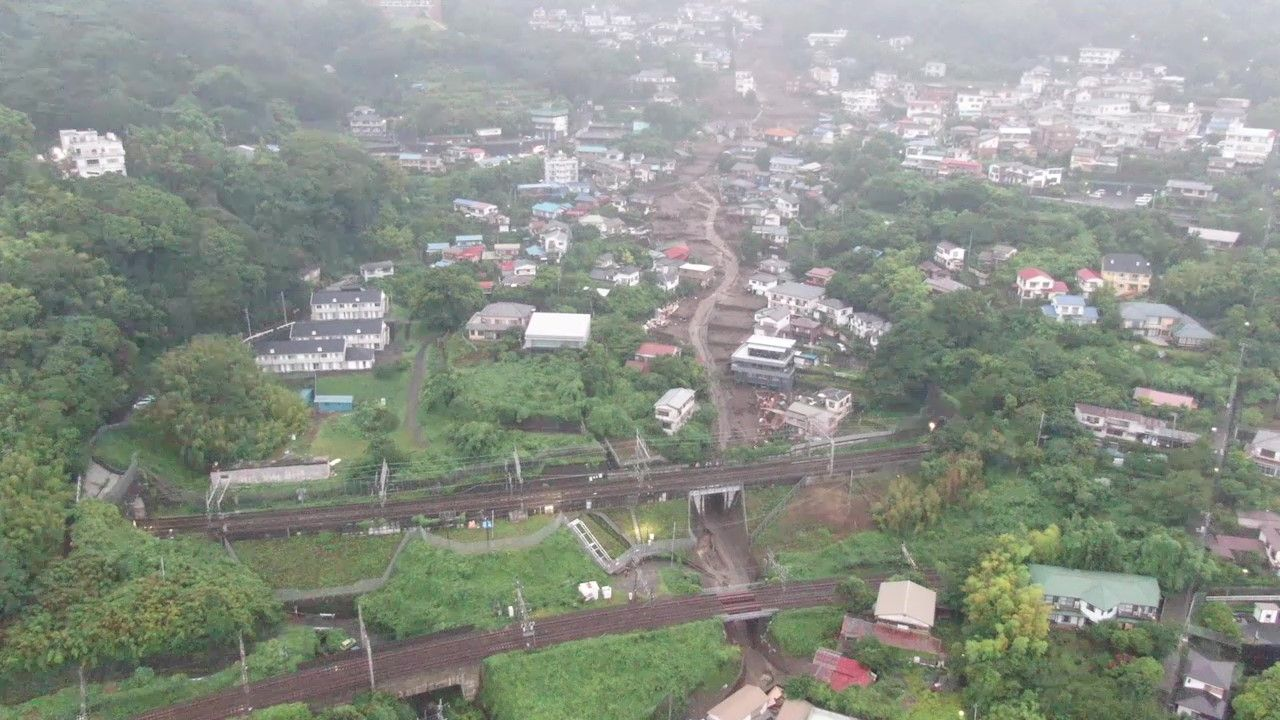
#> input picture 20210704_02_0208.jpg, 1280 x 720 px
$ python homography.py
#> lines starting #> are read from the running program, lines starting #| are printed output that depends on the picture
import cv2
import numpy as np
from matplotlib import pyplot as plt

img = cv2.imread('20210704_02_0208.jpg') #鳥瞰視点画像
#> img is the input picture: shape (720, 1280, 3); mean B, G, R 135.9, 145.3, 139.4

# 変換前後の対応点を設定
p_original = np.float32([[739,600], [345,294], [779,132], [1114,202]]) #鳥瞰視点画像の4点
p_trans = np.float32([[677, 508], [347, 597], [163, 122], [522, 84]]) #直下視画像の4点

# 変換マトリクスと射影変換
M, mask = cv2.findHomography(p_original, p_trans, cv2.RANSAC) #0:すべてのポイントを使用する通常の方法、RANSAC：RANSACベースの堅牢な方法、LMEDS：最小中央値のロバストな方法
i_trans = cv2.warpPerspective(img, M, (1280, 720)) #サイズ指定
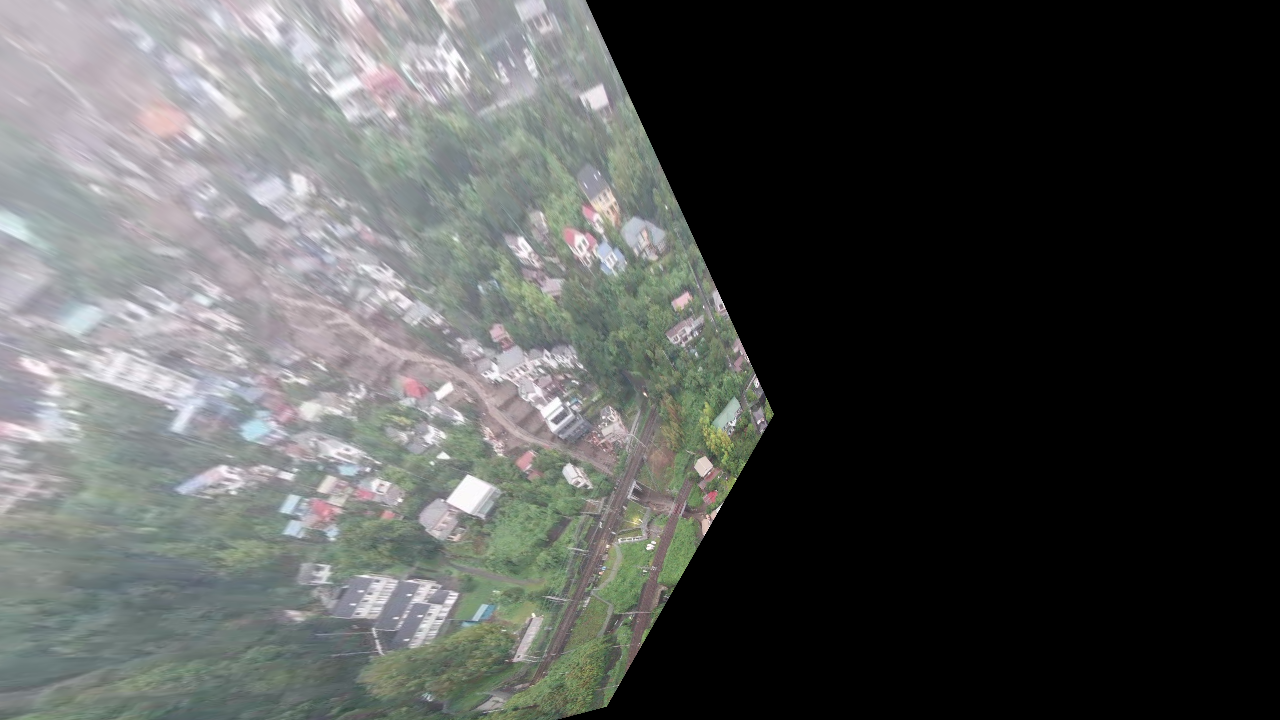
#> i_trans: shape (720, 1280, 3); mean B, G, R 81.4, 82.7, 80.7

cv2.imwrite("result.jpg", i_trans)
cv2.imshow("result", i_trans)
cv2.waitKey(0)
cv2.destroyAllWindows()

$ run again, with 20210705_02_0000.jpg copied over 20210704_02_0208.jpg
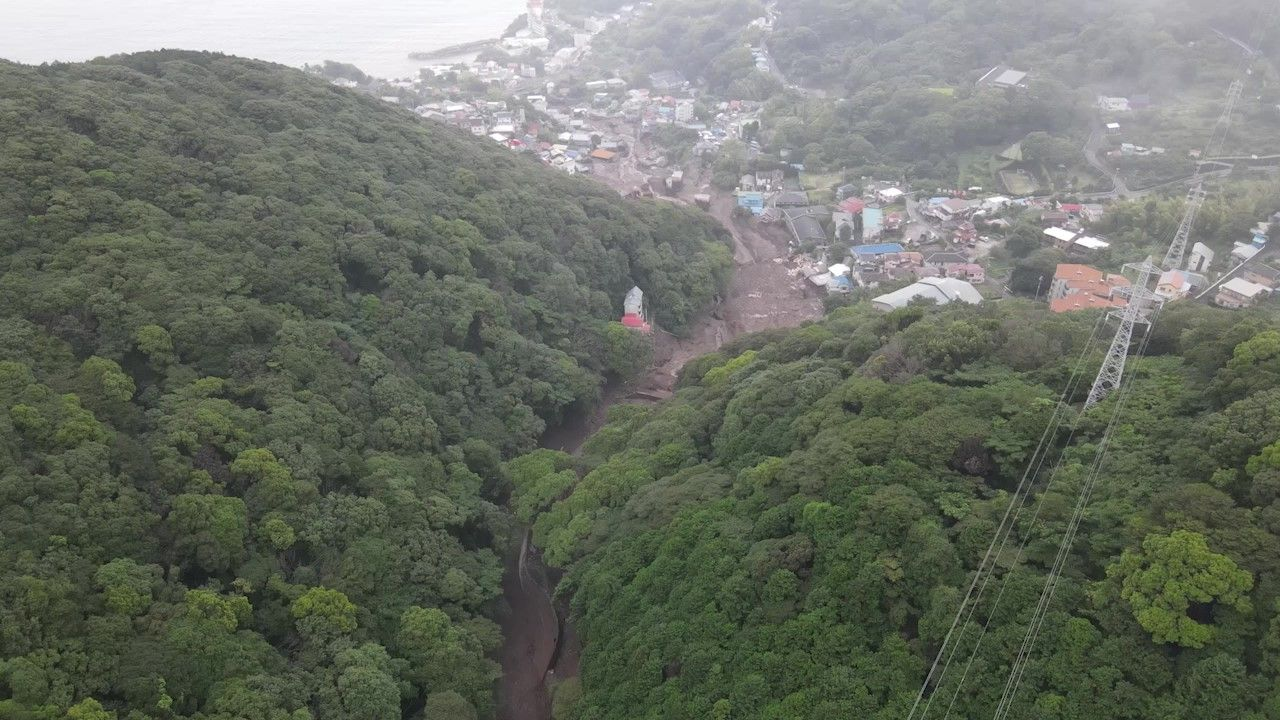
#> input picture 20210705_02_0000.jpg, 1280 x 720 px
#> img is the input picture: shape (720, 1280, 3); mean B, G, R 101.5, 112.1, 106.8
#> `i_trans = cv2.warpPerspective(img, M, (1280, 720))`:
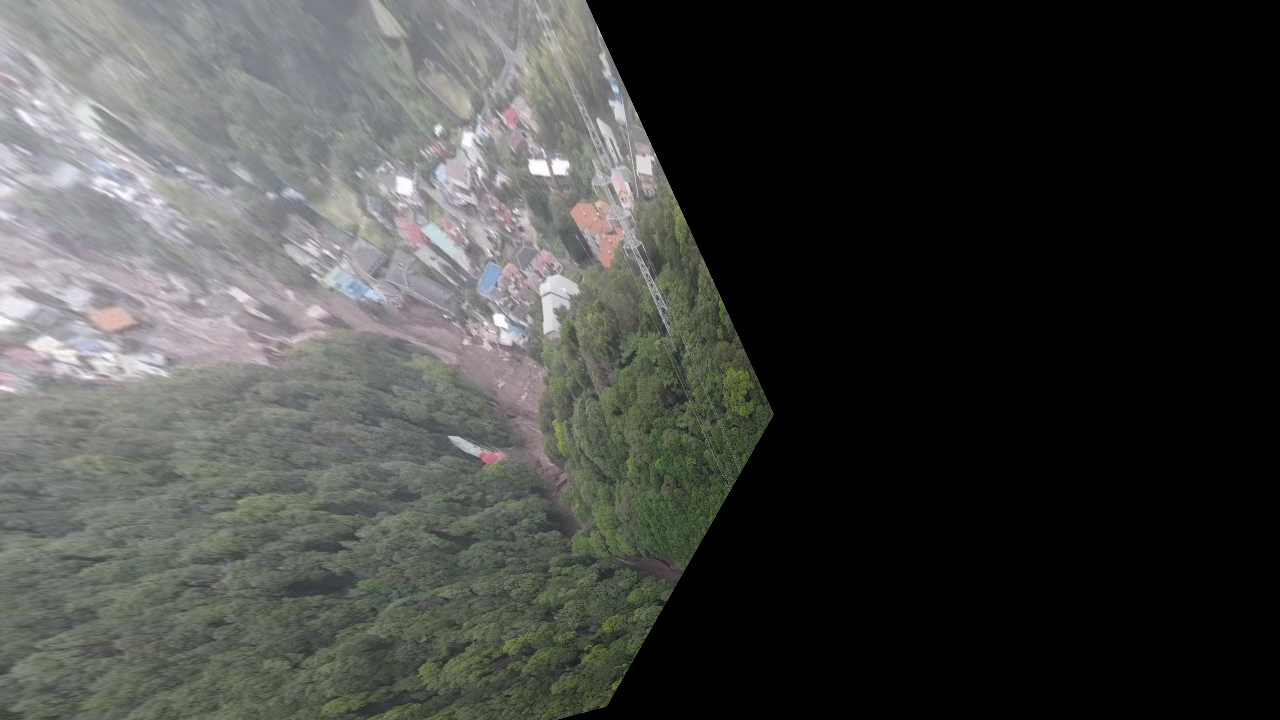
#> i_trans: shape (720, 1280, 3); mean B, G, R 65.6, 68.2, 66.9

$ run again, with 20170809_joku.jpg copied over 20210704_02_0208.jpg
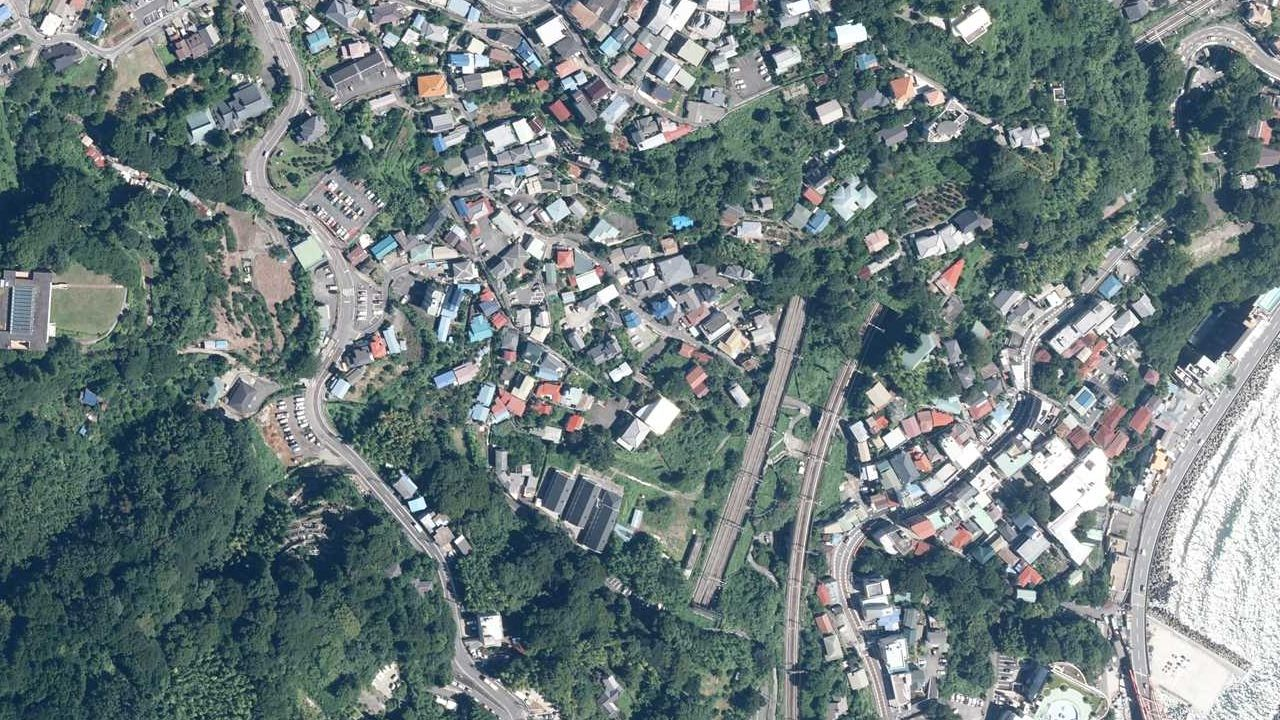
#> input picture 20170809_joku.jpg, 1280 x 720 px
#> img is the input picture: shape (720, 1280, 3); mean B, G, R 125.3, 123.9, 109.5
#> `i_trans = cv2.warpPerspective(img, M, (1280, 720))`:
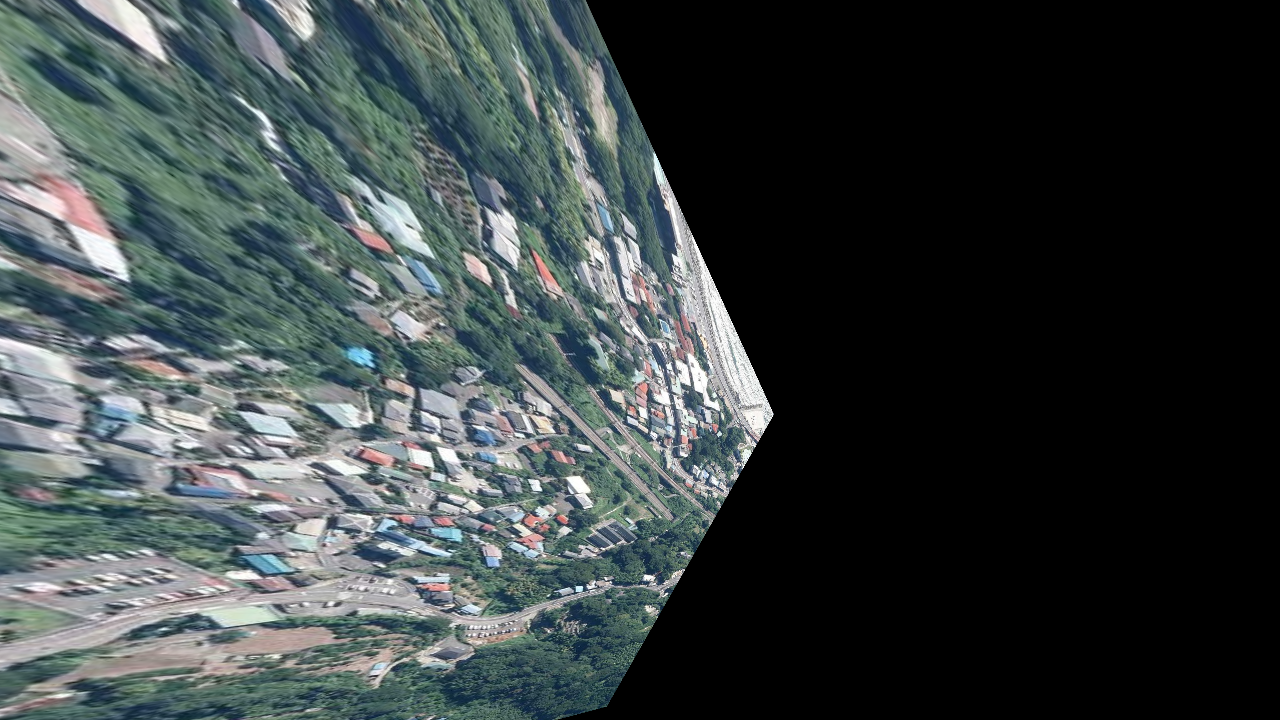
#> i_trans: shape (720, 1280, 3); mean B, G, R 66.2, 65.7, 57.9

$ run again, with 20210706_saigaigo_joku.jpg copied over 20210704_02_0208.jpg
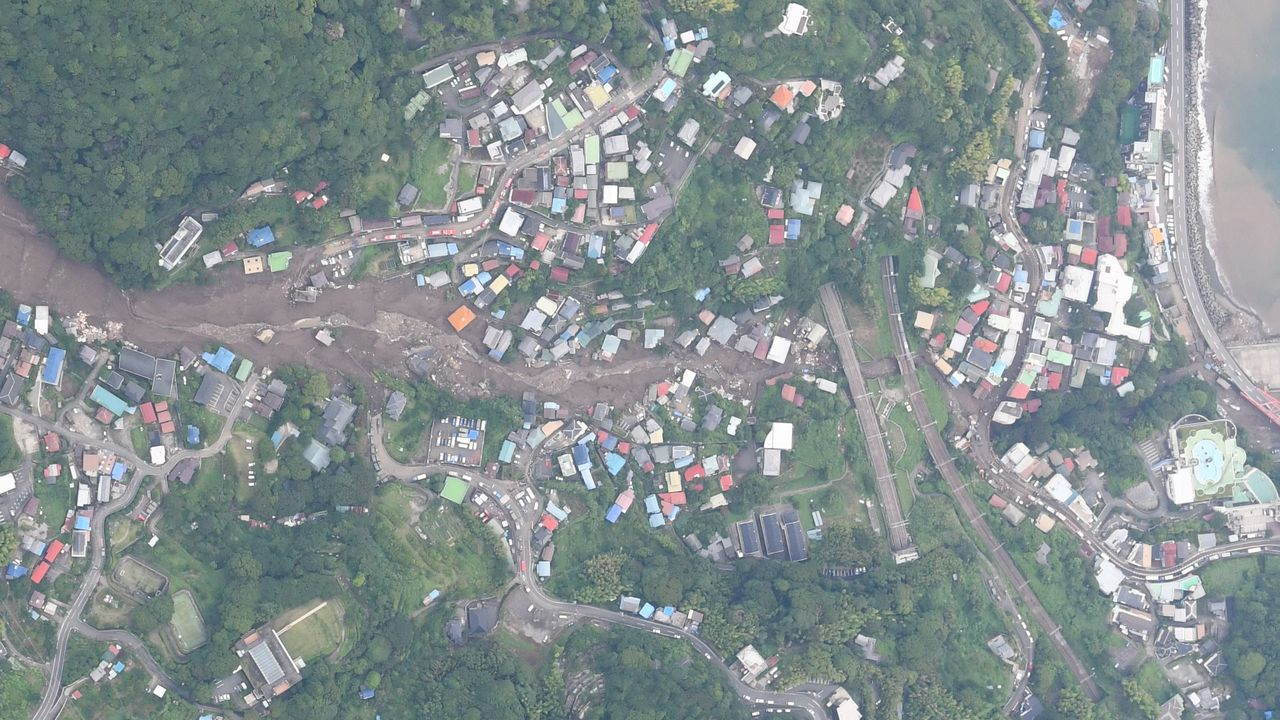
#> input picture 20210706_saigaigo_joku.jpg, 1280 x 720 px
#> img is the input picture: shape (720, 1280, 3); mean B, G, R 145.5, 143.9, 134
#> `i_trans = cv2.warpPerspective(img, M, (1280, 720))`:
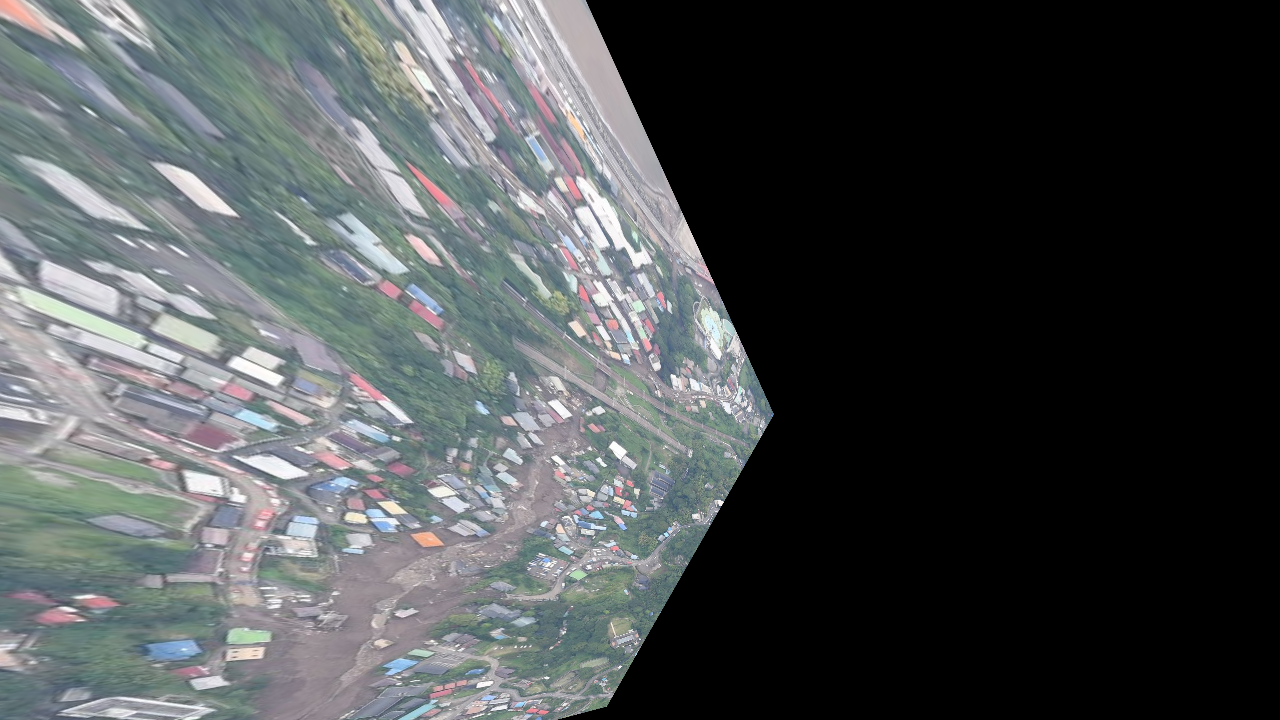
#> i_trans: shape (720, 1280, 3); mean B, G, R 80.4, 79.3, 75.4
